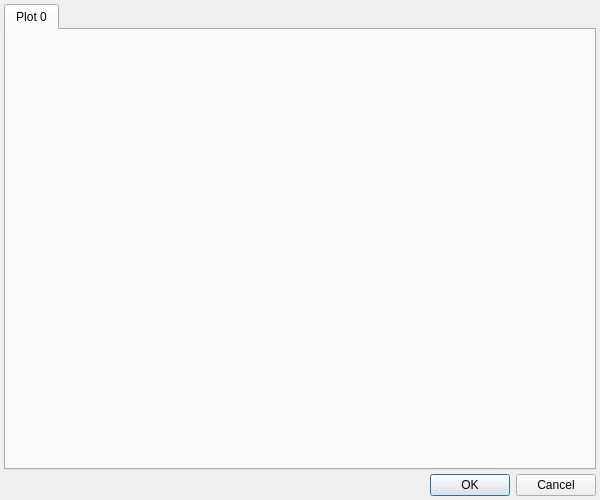
<?xml version="1.0" encoding="UTF-8"?>
<ui version="4.0">
 <class>PlotConfigDialog</class>
 <widget class="QDialog" name="PlotConfigDialog">
  <property name="geometry">
   <rect>
    <x>0</x>
    <y>0</y>
    <width>600</width>
    <height>500</height>
   </rect>
  </property>
  <property name="windowTitle">
   <string>Plot Configuration Dialog</string>
  </property>
  <layout class="QVBoxLayout" name="verticalLayout">
   <property name="spacing">
    <number>4</number>
   </property>
   <property name="leftMargin">
    <number>4</number>
   </property>
   <property name="topMargin">
    <number>4</number>
   </property>
   <property name="rightMargin">
    <number>4</number>
   </property>
   <property name="bottomMargin">
    <number>4</number>
   </property>
   <item>
    <widget class="QTabWidget" name="tabWidget">
     <property name="currentIndex">
      <number>0</number>
     </property>
     <widget class="QWidget" name="tab0">
      <attribute name="title">
       <string>Plot 0</string>
      </attribute>
      <layout class="QVBoxLayout" name="verticalLayout_2">
       <property name="spacing">
        <number>0</number>
       </property>
       <property name="leftMargin">
        <number>0</number>
       </property>
       <property name="topMargin">
        <number>0</number>
       </property>
       <property name="rightMargin">
        <number>0</number>
       </property>
       <property name="bottomMargin">
        <number>0</number>
       </property>
       <item>
        <widget class="PlotConfigTabWIdget" name="widget" native="true"/>
       </item>
      </layout>
     </widget>
    </widget>
   </item>
   <item>
    <widget class="QDialogButtonBox" name="buttonBox">
     <property name="orientation">
      <enum>Qt::Horizontal</enum>
     </property>
     <property name="standardButtons">
      <set>QDialogButtonBox::Cancel|QDialogButtonBox::Ok</set>
     </property>
    </widget>
   </item>
  </layout>
 </widget>
 <customwidgets>
  <customwidget>
   <class>PlotConfigTabWIdget</class>
   <extends>QWidget</extends>
   <header>PlotConfigTabWIdget.h</header>
   <container>1</container>
  </customwidget>
 </customwidgets>
 <resources/>
 <connections>
  <connection>
   <sender>buttonBox</sender>
   <signal>accepted()</signal>
   <receiver>PlotConfigDialog</receiver>
   <slot>accept()</slot>
   <hints>
    <hint type="sourcelabel">
     <x>248</x>
     <y>254</y>
    </hint>
    <hint type="destinationlabel">
     <x>157</x>
     <y>274</y>
    </hint>
   </hints>
  </connection>
  <connection>
   <sender>buttonBox</sender>
   <signal>rejected()</signal>
   <receiver>PlotConfigDialog</receiver>
   <slot>reject()</slot>
   <hints>
    <hint type="sourcelabel">
     <x>316</x>
     <y>260</y>
    </hint>
    <hint type="destinationlabel">
     <x>286</x>
     <y>274</y>
    </hint>
   </hints>
  </connection>
 </connections>
</ui>
